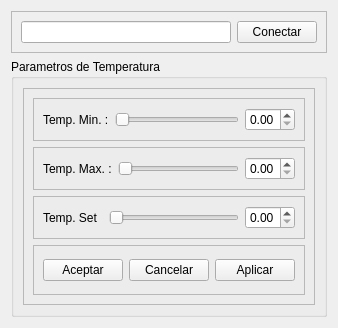
            <widget class="QWidget" name="tab_4">
             <attribute name="title">
              <string>Temperatura</string>
             </attribute>
             <layout class="QVBoxLayout" name="verticalLayout_7">
              <item>
               <widget class="QFrame" name="frame_12">
                <property name="maximumSize">
                 <size>
                  <width>16777215</width>
                  <height>80</height>
                 </size>
                </property>
                <property name="frameShape">
                 <enum>QFrame::StyledPanel</enum>
                </property>
                <property name="frameShadow">
                 <enum>QFrame::Raised</enum>
                </property>
                <layout class="QHBoxLayout" name="horizontalLayout_23">
                 <item>
                  <widget class="QLineEdit" name="txtIpTermos"/>
                 </item>
                 <item>
                  <widget class="QPushButton" name="buttonConectarTermo">
                   <property name="maximumSize">
                    <size>
                     <width>80</width>
                     <height>16777215</height>
                    </size>
                   </property>
                   <property name="text">
                    <string>Conectar</string>
                   </property>
                  </widget>
                 </item>
                </layout>
               </widget>
              </item>
              <item>
               <widget class="QGroupBox" name="groupBox_2">
                <property name="title">
                 <string>Parametros de Temperatura</string>
                </property>
                <layout class="QVBoxLayout" name="verticalLayout_9">
                 <item>
                  <widget class="QFrame" name="frame_13">
                   <property name="frameShape">
                    <enum>QFrame::StyledPanel</enum>
                   </property>
                   <property name="frameShadow">
                    <enum>QFrame::Raised</enum>
                   </property>
                   <layout class="QVBoxLayout" name="verticalLayout_8">
                    <item>
                     <widget class="QFrame" name="frame_14">
                      <property name="frameShape">
                       <enum>QFrame::StyledPanel</enum>
                      </property>
                      <property name="frameShadow">
                       <enum>QFrame::Raised</enum>
                      </property>
                      <layout class="QHBoxLayout" name="horizontalLayout_24">
                       <item>
                        <widget class="QLabel" name="label_9">
                         <property name="text">
                          <string>Temp. Min. :</string>
                         </property>
                        </widget>
                       </item>
                       <item>
                        <widget class="QSlider" name="hSliderTempMin">
                         <property name="maximumSize">
                          <size>
                           <width>130</width>
                           <height>16777215</height>
                          </size>
                         </property>
                         <property name="orientation">
                          <enum>Qt::Horizontal</enum>
                         </property>
                        </widget>
                       </item>
                       <item>
                        <widget class="QDoubleSpinBox" name="doubleSpinBox_7">
                         <property name="maximumSize">
                          <size>
                           <width>50</width>
                           <height>16777215</height>
                          </size>
                         </property>
                        </widget>
                       </item>
                      </layout>
                     </widget>
                    </item>
                    <item>
                     <widget class="QFrame" name="frame_15">
                      <property name="frameShape">
                       <enum>QFrame::StyledPanel</enum>
                      </property>
                      <property name="frameShadow">
                       <enum>QFrame::Raised</enum>
                      </property>
                      <layout class="QHBoxLayout" name="horizontalLayout_25">
                       <item>
                        <widget class="QLabel" name="label_10">
                         <property name="text">
                          <string>Temp. Max. :</string>
                         </property>
                        </widget>
                       </item>
                       <item>
                        <widget class="QSlider" name="hSliderTempMax">
                         <property name="maximumSize">
                          <size>
                           <width>130</width>
                           <height>16777215</height>
                          </size>
                         </property>
                         <property name="orientation">
                          <enum>Qt::Horizontal</enum>
                         </property>
                        </widget>
                       </item>
                       <item>
                        <widget class="QDoubleSpinBox" name="doubleSpinBox_8">
                         <property name="maximumSize">
                          <size>
                           <width>50</width>
                           <height>16777215</height>
                          </size>
                         </property>
                        </widget>
                       </item>
                      </layout>
                     </widget>
                    </item>
                    <item>
                     <widget class="QFrame" name="frame_16">
                      <property name="frameShape">
                       <enum>QFrame::StyledPanel</enum>
                      </property>
                      <property name="frameShadow">
                       <enum>QFrame::Raised</enum>
                      </property>
                      <layout class="QHBoxLayout" name="horizontalLayout_26">
                       <item>
                        <widget class="QLabel" name="label_11">
                         <property name="text">
                          <string>Temp. Set</string>
                         </property>
                        </widget>
                       </item>
                       <item>
                        <widget class="QSlider" name="hSliderTempSet">
                         <property name="maximumSize">
                          <size>
                           <width>130</width>
                           <height>16777215</height>
                          </size>
                         </property>
                         <property name="orientation">
                          <enum>Qt::Horizontal</enum>
                         </property>
                        </widget>
                       </item>
                       <item>
                        <widget class="QDoubleSpinBox" name="doubleSpinBox_9">
                         <property name="maximumSize">
                          <size>
                           <width>50</width>
                           <height>16777215</height>
                          </size>
                         </property>
                        </widget>
                       </item>
                      </layout>
                     </widget>
                    </item>
                    <item>
                     <widget class="QFrame" name="frame_20">
                      <property name="minimumSize">
                       <size>
                        <width>0</width>
                        <height>50</height>
                       </size>
                      </property>
                      <property name="frameShape">
                       <enum>QFrame::StyledPanel</enum>
                      </property>
                      <property name="frameShadow">
                       <enum>QFrame::Raised</enum>
                      </property>
                      <layout class="QHBoxLayout" name="horizontalLayout_30">
                       <item>
                        <widget class="QPushButton" name="buttonAceptarParamTemp">
                         <property name="text">
                          <string>Aceptar</string>
                         </property>
                        </widget>
                       </item>
                       <item>
                        <widget class="QPushButton" name="buttonCancelarParamTemp">
                         <property name="text">
                          <string>Cancelar</string>
                         </property>
                        </widget>
                       </item>
                       <item>
                        <widget class="QPushButton" name="buttonAplicarParamTemp">
                         <property name="text">
                          <string>Aplicar</string>
                         </property>
                        </widget>
                       </item>
                      </layout>
                     </widget>
                    </item>
                   </layout>
                  </widget>
                 </item>
                </layout>
               </widget>
              </item>
             </layout>
            </widget>
